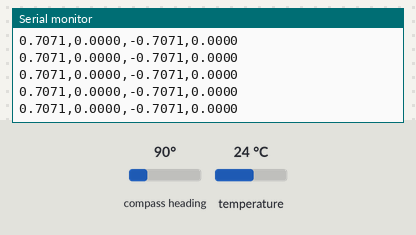
A sketch run on a simulated Arduino Uno, built with avr-gcc and run on an emulated ATmega328P. Parts: the last lines printed to the serial monitor. Inputs (shaded band) come from the test bench; at power-on: compass heading 90°, temperature 24 °C.

Above: at 2.2 s.
2.3 s: compass heading set to 7°
At 3.1 s:
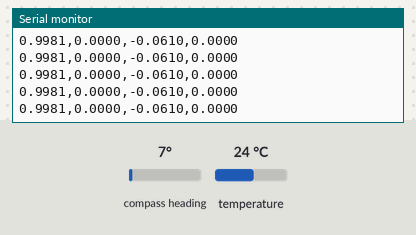
3.8 s: compass heading set to 180°
At 4.4 s:
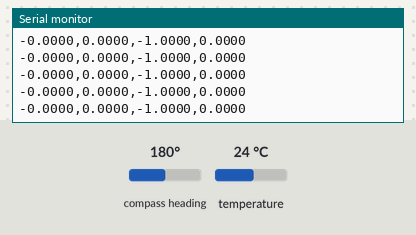
Timing chart, 0 to 6.8 s (numbered marks = the images above; inputs shaded):
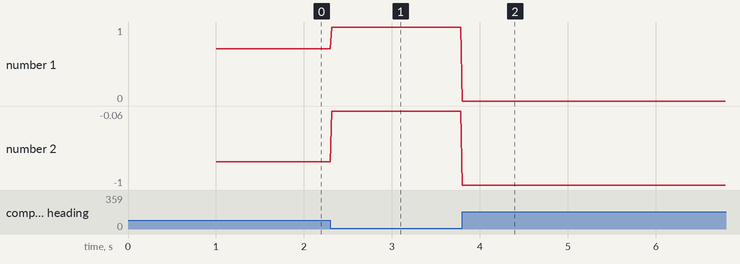

Measured:
- after the input at 2.3 s, the serial monitor: prints a new line at once (image 1)
- after the input at 3.8 s, the serial monitor: prints a new line at once (image 2)
- plotted number 1: 0.71 → 1 after the input at 2.3 s
- plotted number 2: -0.71 → -0.06 after the input at 2.3 s, -0.06 → -1 after the input at 3.8 s

The sketch:

tinypico_bno055.ino
```cpp
#include <Wire.h>
#include <Adafruit_Sensor.h>
#include <Adafruit_BNO055.h>
#include <utility/imumaths.h>


/* This driver reads raw data from the BNO055

   Connections
   ===========
   Connect SCL to analog 5
   Connect SDA to analog 4
   Connect VDD to 3.3V DC
   Connect GROUND to common ground

   History
   =======
   2015/MAR/03  - First release (KTOWN)
*/

/* Set the delay between fresh samples */
#define BNO055_SAMPLERATE_DELAY_MS (16)

// Check I2C device address and correct line below (by default address is 0x29 or 0x28)
//                                   id, address
Adafruit_BNO055 bno = Adafruit_BNO055(-1, 0x28);

/**************************************************************************/
/*
    Arduino setup function (automatically called at startup)
*/
/**************************************************************************/
void setup(void)
{
  Serial.begin(115200);
  //Serial.println("Orientation Sensor Raw Data Test"); Serial.println("");

  /* Initialise the sensor */
  if(!bno.begin())
  {
    /* There was a problem detecting the BNO055 ... check your connections */
    Serial.print("Ooops, no BNO055 detected ... Check your wiring or I2C ADDR!");
    while(1);
  }

  delay(1000);

  /* Display the current temperature */
  int8_t temp = bno.getTemp();
  //Serial.print("Current Temperature: ");
  //Serial.print(temp);
  //Serial.println(" C");
  //Serial.println("");

  bno.setExtCrystalUse(true);

  //Serial.println("Calibration status values: 0=uncalibrated, 3=fully calibrated");
}

/**************************************************************************/
/*
    Arduino loop function, called once 'setup' is complete (your own code
    should go here)
*/
/**************************************************************************/
void loop(void)
{
  // Possible vector values can be:
  // - VECTOR_ACCELEROMETER - m/s^2
  // - VECTOR_MAGNETOMETER  - uT
  // - VECTOR_GYROSCOPE     - rad/s
  // - VECTOR_EULER         - degrees
  // - VECTOR_LINEARACCEL   - m/s^2
  // - VECTOR_GRAVITY       - m/s^2
  imu::Quaternion quat = bno.getQuat();

  Serial.print(quat.w(), 4);  Serial.print(","); // Print quaternion w
  Serial.print(quat.y(), 4);  Serial.print(","); // Print quaternion x
  Serial.print(quat.z(), 4);  Serial.print(","); // Print quaternion y
  Serial.print(quat.x(), 4);  Serial.println();   // Print quaternion z

  delay(BNO055_SAMPLERATE_DELAY_MS);
}
```
